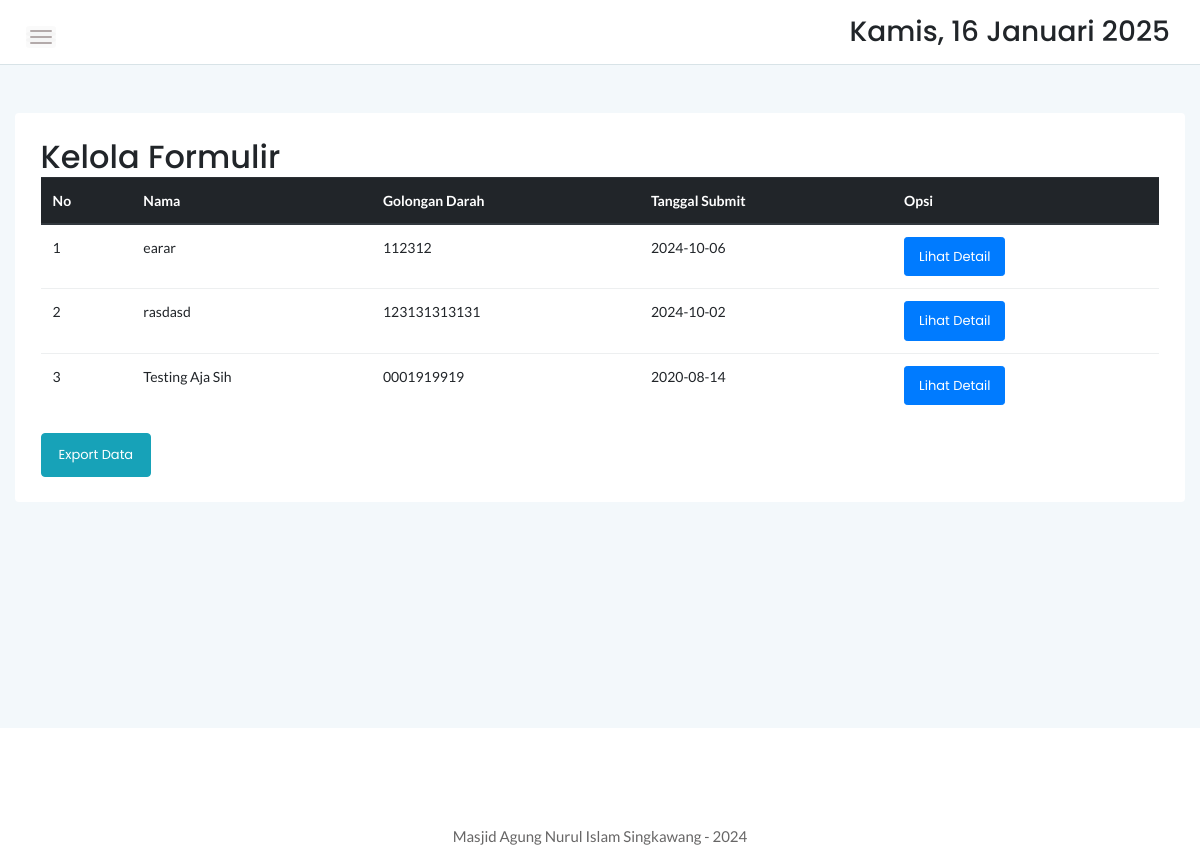
Before: /admin/form.php (signed in) with the older database file.
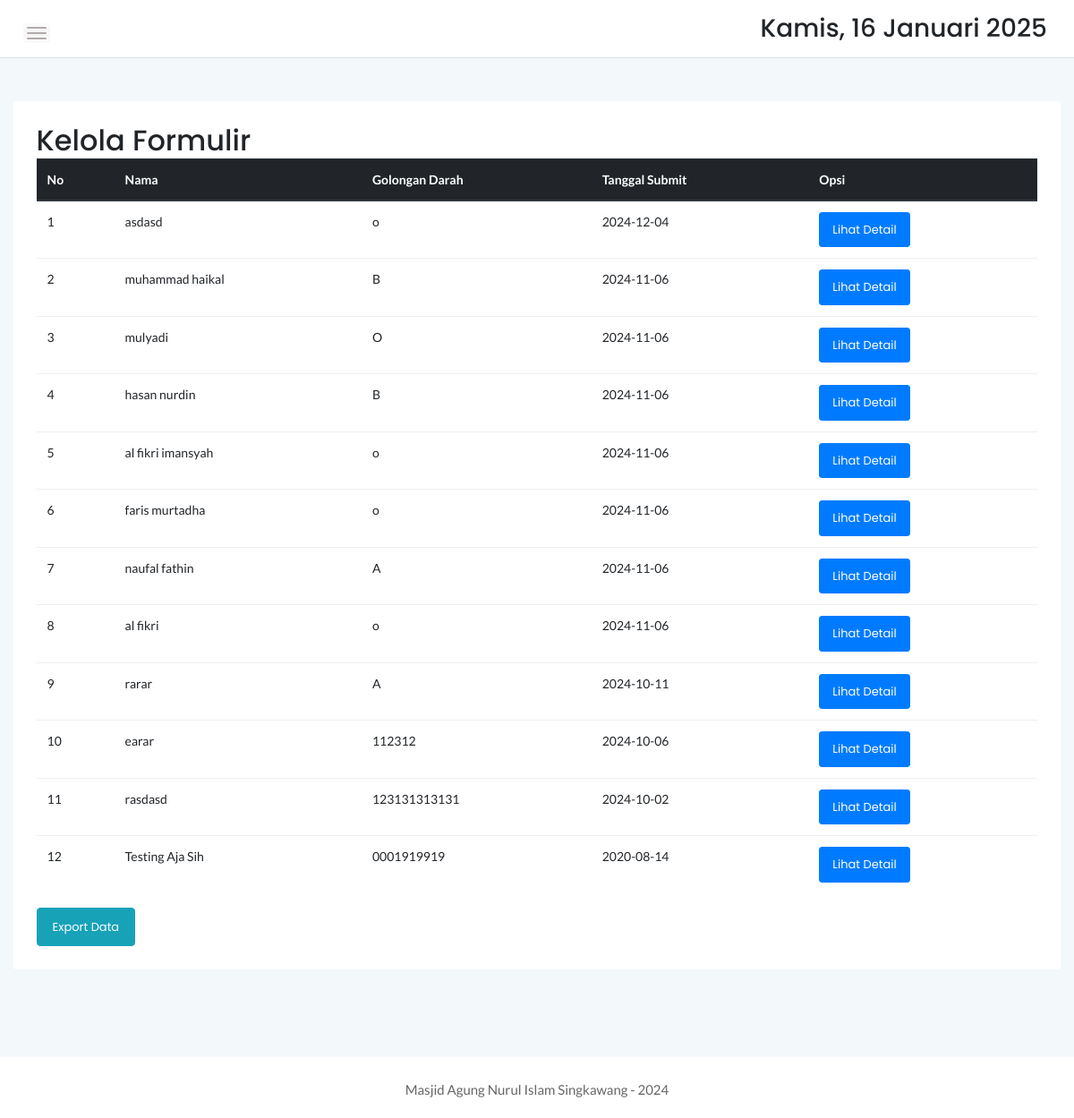
After: the same page with the newer database file.
### tables this page shows
CREATE TABLE `userdata` (
  `userdataid` int(11) NOT NULL,
  `userid` int(11) NOT NULL,
  `nisn` varchar(12) NOT NULL,
  `nik` varchar(16) NOT NULL,
  `namalengkap` varchar(50) NOT NULL,
  `jeniskelamin` varchar(1) NOT NULL,
  `tempatlahir` varchar(20) NOT NULL,
  `tanggallahir` date NOT NULL,
  `alamat` text NOT NULL,
  `provinsi` varchar(30) NOT NULL,
  `kabupaten` varchar(30) NOT NULL,
  `kecamatan` varchar(30) NOT NULL,
  `kelurahan` varchar(30) NOT NULL,
  `agama` varchar(10) NOT NULL,
  `telepon` varchar(15) NOT NULL,
  `ayahnik` varchar(16) NOT NULL,
  `ayahnama` varchar(50) NOT NULL,
  `ayahpendidikan` varchar(5) NOT NULL,
  `ayahpekerjaan` varchar(15) NOT NULL,
  `ayahpenghasilan` varchar(25) NOT NULL,
  `ayahtelepon` varchar(15) NOT NULL,
  `ibunik` varchar(16) NOT NULL,
  `ibunama` varchar(50) NOT NULL,
  `ibupendidikan` varchar(5) NOT NULL,
  `ibupekerjaan` varchar(15) NOT NULL,
  `ibupenghasilan` varchar(25) NOT NULL,
  `ibutelepon` varchar(15) NOT NULL,
  `walinik` varchar(16) NOT NULL DEFAULT 'NULL',
  `walinama` varchar(50) NOT NULL DEFAULT 'NULL',
  `walipekerjaan` varchar(15) NOT NULL DEFAULT 'NULL',
  `walitelepon` varchar(15) NOT NULL DEFAULT 'NULL',
  `sekolahnpsn` varchar(10) NOT NULL,
  `sekolahnama` varchar(30) NOT NULL,
  `foto` varchar(99) NOT NULL,
  `scanijazahdepan` varchar(99) NOT NULL,
  `scanijazahbelakang` varchar(99) NOT NULL,
  `status` varchar(30) NOT NULL DEFAULT 'Unverified',
  `tglkonfirmasi` date DEFAULT NULL
);

### admin/form.php (the view, shortened to what the changed rows need)
<!doctype html>
<html class="no-js" lang="en">
<?php
include '../dbconnect.php';
?>
<head>
    <link rel="stylesheet" href="../assets/css/bootstrap.min.css">
    <link rel="stylesheet" href="../assets/css/font-awesome.min.css">
    <link rel="stylesheet" href="../assets/css/themify-icons.css">
    <link rel="stylesheet" href="../assets/css/metisMenu.css">
    <link rel="stylesheet" href="../assets/css/owl.carousel.min.css">
    <link rel="stylesheet" href="../assets/css/slicknav.min.css">
    <link rel="stylesheet" href="https://www.amcharts.com/lib/3/plugins/export/export.css" type="text/css"
        media="all" />
    <link rel="stylesheet" type="text/css" href="https://cdn.datatables.net/1.10.19/css/jquery.dataTables.min.css">
    <link rel="stylesheet" type="text/css" href="https://cdn.datatables.net/1.10.19/css/jquery.dataTables.css">
    <link rel="stylesheet" type="text/css" href="https://cdn.datatables.net/1.10.18/css/dataTables.bootstrap4.min.css">
    <link rel="stylesheet" type="text/css"
        href="https://cdn.datatables.net/responsive/2.2.3/css/responsive.bootstrap.min.css">
    <link rel="stylesheet" type="text/css"
        href="https://cdn.datatables.net/responsive/2.2.3/css/responsive.jqueryui.min.css">
    <link rel="stylesheet" type="text/css"
        href="https://cdn.datatables.net/buttons/1.5.2/css/buttons.dataTables.min.css">
    <link rel="stylesheet" href="../assets/css/typography.css">
    <link rel="stylesheet" href="../assets/css/default-css.css">
    <link rel="stylesheet" href="../assets/css/styles.css">
    <link rel="stylesheet" href="../assets/css/responsive.css">
</head>
<body>
    <div class="page-container">
        <div class="main-content">
            <div class="main-content-inner">
                <div class="row mt-5 mb-5">
                    <div class="col-12">
                        <div class="card">
                            <div class="card-body">
                                <div class="d-sm-flex justify-content-between align-items-center">
                                    <h2>Kelola Formulir</h2>
                                </div>
                                <table id="dataTable3" class="table table-hover" style="width:100%">
                                    <thead class="thead-dark">
                                        <tr>
                                            <th>No</th>
                                            <th>Nama</th>
                                            <th>Golongan Darah</th>
                                            <th>Tanggal Submit</th>
                                            <th>Opsi</th>
                                        </tr>
                                    </thead>
                                    <tbody>
                                        <?php
                                        $form = mysqli_query($conn, "SELECT * FROM userdata where status='Verified' ORDER BY userdataid DESC");
                                        $no = 1;
                                        while ($b = mysqli_fetch_array($form)) {
                                        ?>
                                        <tr>
                                            <td><?php echo $no++ ?></td>
                                            <td><?php echo $b['namalengkap'] ?></td>
                                            <td><?php echo $b['nisn'] ?></td>
                                            <td><?php echo $b['tglkonfirmasi'] ?></td>
                                            <td><a class="btn btn-primary btn-sm"
                                                    href="view.php?u=<?php echo $b['userid']; ?>">Lihat Detail</a></td>
                                        </tr>
                                        <?php
                                        }
                                        ?>
                                    </tbody>
                                </table>
                            </div>
                        </div>
                    </div>
                </div>
            </div>
        </div>
    </div>
</body>
</html>

Changed rows visible on the page:
added userdata: namalengkap "asdasd", nisn "o", tglkonfirmasi "2024-12-04"
added userdata: namalengkap "muhammad haikal", nisn "B", tglkonfirmasi "2024-11-06"
added userdata: namalengkap "mulyadi", nisn "O", tglkonfirmasi "2024-11-06"
added userdata: namalengkap "hasan nurdin", nisn "B", tglkonfirmasi "2024-11-06"
added userdata: namalengkap "al fikri imansyah", nisn "o", tglkonfirmasi "2024-11-06"
added userdata: namalengkap "faris murtadha", nisn "o", tglkonfirmasi "2024-11-06"
added userdata: namalengkap "naufal fathin", nisn "A", tglkonfirmasi "2024-11-06"
added userdata: namalengkap "al fikri", nisn "o", tglkonfirmasi "2024-11-06"
added userdata: namalengkap "rarar", nisn "A", tglkonfirmasi "2024-10-11"
